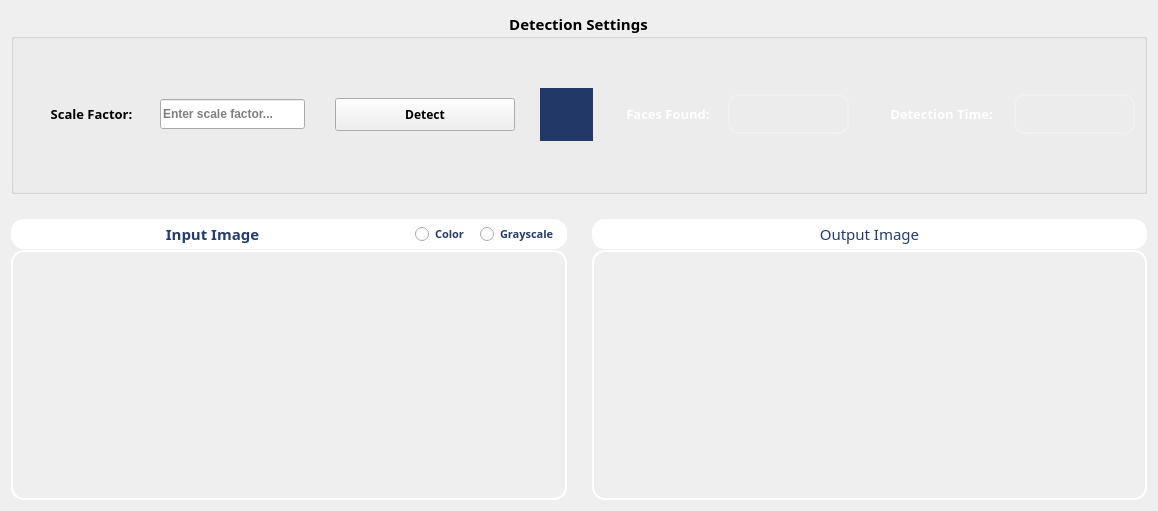
      <widget class="QWidget" name="tab">
       <attribute name="title">
        <string>Face Detection</string>
       </attribute>
       <layout class="QGridLayout" name="gridLayout_214">
        <item row="0" column="0">
         <layout class="QGridLayout" name="gridLayout_213">
          <property name="verticalSpacing">
           <number>25</number>
          </property>
          <item row="1" column="0">
           <layout class="QGridLayout" name="gridLayout_198" columnstretch="1,1">
            <property name="horizontalSpacing">
             <number>25</number>
            </property>
            <item row="0" column="0">
             <layout class="QGridLayout" name="gridLayout_194" rowstretch="0,1">
              <property name="verticalSpacing">
               <number>1</number>
              </property>
              <item row="1" column="0">
               <widget class="ImageView" name="widget_face_detection_input_img" native="true">
                <property name="minimumSize">
                 <size>
                  <width>350</width>
                  <height>250</height>
                 </size>
                </property>
                <property name="cursor">
                 <cursorShape>PointingHandCursor</cursorShape>
                </property>
                <property name="toolTip">
                 <string>Double-click to add an image</string>
                </property>
                <property name="styleSheet">
                 <string notr="true">/*border: 1px solid white;
border-radius: 10px;*/
border: 2px solid white;
border-radius: 13px;
color: white;
background-color: rgba(255, 255, 255, 0);</string>
                </property>
               </widget>
              </item>
              <item row="0" column="0">
               <layout class="QGridLayout" name="gridLayout_195" columnstretch="1,0">
                <property name="horizontalSpacing">
                 <number>0</number>
                </property>
                <item row="0" column="1">
                 <layout class="QGridLayout" name="gridLayout_196">
                  <property name="horizontalSpacing">
                   <number>0</number>
                  </property>
                  <item row="0" column="0">
                   <widget class="QRadioButton" name="radioButton_face_detection_color">
                    <property name="sizePolicy">
                     <sizepolicy hsizetype="Preferred" vsizetype="Fixed">
                      <horstretch>0</horstretch>
                      <verstretch>0</verstretch>
                     </sizepolicy>
                    </property>
                    <property name="minimumSize">
                     <size>
                      <width>65</width>
                      <height>30</height>
                     </size>
                    </property>
                    <property name="font">
                     <font>
                      <family>Yu Gothic UI Semibold</family>
                      <pointsize>8</pointsize>
                      <weight>75</weight>
                      <bold>true</bold>
                     </font>
                    </property>
                    <property name="cursor">
                     <cursorShape>PointingHandCursor</cursorShape>
                    </property>
                    <property name="toolTip">
                     <string>Choose the colorization of the input image</string>
                    </property>
                    <property name="styleSheet">
                     <string notr="true">color: rgb(37, 60, 111);
background-color: white;
border: 1px solid white;</string>
                    </property>
                    <property name="text">
                     <string>Color</string>
                    </property>
                   </widget>
                  </item>
                  <item row="0" column="1">
                   <widget class="QRadioButton" name="radioButton_face_detection_grayscale">
                    <property name="sizePolicy">
                     <sizepolicy hsizetype="Preferred" vsizetype="Fixed">
                      <horstretch>0</horstretch>
                      <verstretch>0</verstretch>
                     </sizepolicy>
                    </property>
                    <property name="minimumSize">
                     <size>
                      <width>88</width>
                      <height>30</height>
                     </size>
                    </property>
                    <property name="font">
                     <font>
                      <family>Yu Gothic UI Semibold</family>
                      <pointsize>8</pointsize>
                      <weight>75</weight>
                      <bold>true</bold>
                     </font>
                    </property>
                    <property name="cursor">
                     <cursorShape>PointingHandCursor</cursorShape>
                    </property>
                    <property name="toolTip">
                     <string>Choose the colorization of the input image</string>
                    </property>
                    <property name="styleSheet">
                     <string notr="true">color: rgb(37, 60, 111);
background-color: white;
border: 1px solid white;
border-top-right-radius: 13px;
border-bottom-right-radius: 13px;
padding-right: 2px;
</string>
                    </property>
                    <property name="text">
                     <string>Grayscale</string>
                    </property>
                   </widget>
                  </item>
                 </layout>
                </item>
                <item row="0" column="0">
                 <widget class="QLabel" name="label_47">
                  <property name="sizePolicy">
                   <sizepolicy hsizetype="Preferred" vsizetype="Fixed">
                    <horstretch>0</horstretch>
                    <verstretch>0</verstretch>
                   </sizepolicy>
                  </property>
                  <property name="minimumSize">
                   <size>
                    <width>197</width>
                    <height>30</height>
                   </size>
                  </property>
                  <property name="font">
                   <font>
                    <family>Yu Gothic</family>
                    <pointsize>11</pointsize>
                    <weight>75</weight>
                    <bold>true</bold>
                   </font>
                  </property>
                  <property name="styleSheet">
                   <string notr="true">color: rgb(37, 60, 111);
background-color: white;
border: 1px solid white;
border-top-left-radius: 13px;
border-bottom-left-radius: 13px;</string>
                  </property>
                  <property name="text">
                   <string>Input Image</string>
                  </property>
                  <property name="alignment">
                   <set>Qt::AlignCenter</set>
                  </property>
                  <property name="wordWrap">
                   <bool>false</bool>
                  </property>
                 </widget>
                </item>
               </layout>
              </item>
             </layout>
            </item>
            <item row="0" column="1">
             <layout class="QGridLayout" name="gridLayout_197" rowstretch="0,1">
              <property name="verticalSpacing">
               <number>1</number>
              </property>
              <item row="0" column="0">
               <widget class="QLabel" name="label_65">
                <property name="sizePolicy">
                 <sizepolicy hsizetype="Preferred" vsizetype="Fixed">
                  <horstretch>0</horstretch>
                  <verstretch>0</verstretch>
                 </sizepolicy>
                </property>
                <property name="minimumSize">
                 <size>
                  <width>0</width>
                  <height>30</height>
                 </size>
                </property>
                <property name="font">
                 <font>
                  <family>Yu Gothic UI Semibold</family>
                  <pointsize>11</pointsize>
                  <weight>50</weight>
                  <bold>false</bold>
                 </font>
                </property>
                <property name="styleSheet">
                 <string notr="true">color: rgb(37, 60, 111);
background-color: white;
border: 1px solid white;
border-radius: 13px;</string>
                </property>
                <property name="text">
                 <string>Output Image</string>
                </property>
                <property name="alignment">
                 <set>Qt::AlignCenter</set>
                </property>
               </widget>
              </item>
              <item row="1" column="0">
               <widget class="ImageView" name="widget_face_detection_output_img" native="true">
                <property name="minimumSize">
                 <size>
                  <width>350</width>
                  <height>250</height>
                 </size>
                </property>
                <property name="styleSheet">
                 <string notr="true">/*border: 1px solid white;
border-radius: 10px;*/
border: 2px solid white;
border-radius: 13px;</string>
                </property>
               </widget>
              </item>
             </layout>
            </item>
           </layout>
          </item>
          <item row="0" column="0">
           <widget class="QGroupBox" name="groupBox_11">
            <property name="minimumSize">
             <size>
              <width>0</width>
              <height>183</height>
             </size>
            </property>
            <property name="maximumSize">
             <size>
              <width>16777215</width>
              <height>16777215</height>
             </size>
            </property>
            <property name="font">
             <font>
              <family>Yu Gothic UI Semibold</family>
              <pointsize>11</pointsize>
              <weight>75</weight>
              <italic>false</italic>
              <bold>true</bold>
              <underline>false</underline>
             </font>
            </property>
            <property name="title">
             <string>Detection Settings</string>
            </property>
            <property name="alignment">
             <set>Qt::AlignCenter</set>
            </property>
            <layout class="QGridLayout" name="gridLayout_217">
             <item row="0" column="0">
              <layout class="QGridLayout" name="gridLayout_216" columnstretch="0,1,0">
               <property name="horizontalSpacing">
                <number>25</number>
               </property>
               <item row="0" column="2">
                <layout class="QGridLayout" name="gridLayout_215">
                 <property name="horizontalSpacing">
                  <number>30</number>
                 </property>
                 <item row="0" column="0">
                  <layout class="QGridLayout" name="gridLayout_212">
                   <property name="horizontalSpacing">
                    <number>10</number>
                   </property>
                   <item row="0" column="0">
                    <widget class="QLabel" name="label_99">
                     <property name="sizePolicy">
                      <sizepolicy hsizetype="Fixed" vsizetype="Fixed">
                       <horstretch>0</horstretch>
                       <verstretch>0</verstretch>
                      </sizepolicy>
                     </property>
                     <property name="minimumSize">
                      <size>
                       <width>100</width>
                       <height>0</height>
                      </size>
                     </property>
                     <property name="maximumSize">
                      <size>
                       <width>100</width>
                       <height>16777215</height>
                      </size>
                     </property>
                     <property name="font">
                      <font>
                       <family>Yu Gothic UI Semibold</family>
                       <pointsize>10</pointsize>
                       <weight>75</weight>
                       <bold>true</bold>
                      </font>
                     </property>
                     <property name="styleSheet">
                      <string notr="true">border-radius: 11px;
color: white;
</string>
                     </property>
                     <property name="text">
                      <string>Faces Found:</string>
                     </property>
                     <property name="alignment">
                      <set>Qt::AlignCenter</set>
                     </property>
                    </widget>
                   </item>
                   <item row="0" column="1">
                    <widget class="QLabel" name="label_faces_found">
                     <property name="sizePolicy">
                      <sizepolicy hsizetype="Fixed" vsizetype="Fixed">
                       <horstretch>0</horstretch>
                       <verstretch>0</verstretch>
                      </sizepolicy>
                     </property>
                     <property name="minimumSize">
                      <size>
                       <width>121</width>
                       <height>40</height>
                      </size>
                     </property>
                     <property name="maximumSize">
                      <size>
                       <width>121</width>
                       <height>16777215</height>
                      </size>
                     </property>
                     <property name="font">
                      <font>
                       <family>Yu Gothic UI Semibold</family>
                       <pointsize>11</pointsize>
                       <weight>75</weight>
                       <bold>true</bold>
                      </font>
                     </property>
                     <property name="toolTip">
                      <string>Computation time</string>
                     </property>
                     <property name="styleSheet">
                      <string notr="true">border: 2px solid rgba(255, 255, 255, 50);
border-radius: 11px;
color: white;</string>
                     </property>
                     <property name="text">
                      <string/>
                     </property>
                     <property name="alignment">
                      <set>Qt::AlignCenter</set>
                     </property>
                    </widget>
                   </item>
                  </layout>
                 </item>
                 <item row="0" column="1">
                  <layout class="QGridLayout" name="gridLayout_199">
                   <property name="horizontalSpacing">
                    <number>10</number>
                   </property>
                   <item row="0" column="0">
                    <widget class="QLabel" name="label_98">
                     <property name="sizePolicy">
                      <sizepolicy hsizetype="Fixed" vsizetype="Fixed">
                       <horstretch>0</horstretch>
                       <verstretch>0</verstretch>
                      </sizepolicy>
                     </property>
                     <property name="minimumSize">
                      <size>
                       <width>125</width>
                       <height>0</height>
                      </size>
                     </property>
                     <property name="maximumSize">
                      <size>
                       <width>125</width>
                       <height>16777215</height>
                      </size>
                     </property>
                     <property name="font">
                      <font>
                       <family>Yu Gothic UI Semibold</family>
                       <pointsize>10</pointsize>
                       <weight>75</weight>
                       <bold>true</bold>
                      </font>
                     </property>
                     <property name="styleSheet">
                      <string notr="true">border-radius: 11px;
color: white;
</string>
                     </property>
                     <property name="text">
                      <string>Detection Time:</string>
                     </property>
                     <property name="alignment">
                      <set>Qt::AlignCenter</set>
                     </property>
                    </widget>
                   </item>
                   <item row="0" column="1">
                    <widget class="QLabel" name="label_detection_time">
                     <property name="sizePolicy">
                      <sizepolicy hsizetype="Fixed" vsizetype="Fixed">
                       <horstretch>0</horstretch>
                       <verstretch>0</verstretch>
                      </sizepolicy>
                     </property>
                     <property name="minimumSize">
                      <size>
                       <width>121</width>
                       <height>40</height>
                      </size>
                     </property>
                     <property name="maximumSize">
                      <size>
                       <width>121</width>
                       <height>16777215</height>
                      </size>
                     </property>
                     <property name="font">
                      <font>
                       <family>Yu Gothic UI Semibold</family>
                       <pointsize>11</pointsize>
                       <weight>75</weight>
                       <bold>true</bold>
                      </font>
                     </property>
                     <property name="toolTip">
                      <string>Computation time</string>
                     </property>
                     <property name="styleSheet">
                      <string notr="true">border: 2px solid rgba(255, 255, 255, 50);
border-radius: 11px;
color: white;</string>
                     </property>
                     <property name="text">
                      <string/>
                     </property>
                     <property name="alignment">
                      <set>Qt::AlignCenter</set>
                     </property>
                    </widget>
                   </item>
                  </layout>
                 </item>
                </layout>
               </item>
               <item row="0" column="0">
                <layout class="QGridLayout" name="gridLayout_211">
                 <property name="horizontalSpacing">
                  <number>30</number>
                 </property>
                 <item row="0" column="0">
                  <layout class="QGridLayout" name="gridLayout_223">
                   <property name="verticalSpacing">
                    <number>10</number>
                   </property>
                   <item row="0" column="0">
                    <widget class="QLabel" name="label_97">
                     <property name="sizePolicy">
                      <sizepolicy hsizetype="Fixed" vsizetype="Fixed">
                       <horstretch>0</horstretch>
                       <verstretch>0</verstretch>
                      </sizepolicy>
                     </property>
                     <property name="minimumSize">
                      <size>
                       <width>137</width>
                       <height>0</height>
                      </size>
                     </property>
                     <property name="font">
                      <font>
                       <family>Yu Gothic UI Semibold</family>
                       <pointsize>10</pointsize>
                      </font>
                     </property>
                     <property name="text">
                      <string>Scale Factor:</string>
                     </property>
                     <property name="alignment">
                      <set>Qt::AlignCenter</set>
                     </property>
                    </widget>
                   </item>
                   <item row="0" column="1">
                    <widget class="QLineEdit" name="lineEdit_scale_factor">
                     <property name="sizePolicy">
                      <sizepolicy hsizetype="Fixed" vsizetype="Fixed">
                       <horstretch>0</horstretch>
                       <verstretch>0</verstretch>
                      </sizepolicy>
                     </property>
                     <property name="minimumSize">
                      <size>
                       <width>145</width>
                       <height>30</height>
                      </size>
                     </property>
                     <property name="maximumSize">
                      <size>
                       <width>145</width>
                       <height>16777215</height>
                      </size>
                     </property>
                     <property name="font">
                      <font>
                       <family>Yu Gothic UI</family>
                       <pointsize>9</pointsize>
                      </font>
                     </property>
                     <property name="cursor">
                      <cursorShape>PointingHandCursor</cursorShape>
                     </property>
                     <property name="toolTip">
                      <string>Enter the kernel size</string>
                     </property>
                     <property name="cursorPosition">
                      <number>0</number>
                     </property>
                     <property name="alignment">
                      <set>Qt::AlignLeading|Qt::AlignLeft|Qt::AlignVCenter</set>
                     </property>
                     <property name="placeholderText">
                      <string>Enter scale factor...</string>
                     </property>
                     <property name="clearButtonEnabled">
                      <bool>false</bool>
                     </property>
                    </widget>
                   </item>
                  </layout>
                 </item>
                 <item row="0" column="1">
                  <layout class="QGridLayout" name="gridLayout_210">
                   <item row="0" column="0">
                    <widget class="QPushButton" name="detect_faces_btn">
                     <property name="sizePolicy">
                      <sizepolicy hsizetype="Fixed" vsizetype="Fixed">
                       <horstretch>0</horstretch>
                       <verstretch>0</verstretch>
                      </sizepolicy>
                     </property>
                     <property name="minimumSize">
                      <size>
                       <width>180</width>
                       <height>33</height>
                      </size>
                     </property>
                     <property name="font">
                      <font>
                       <family>Yu Gothic UI Semibold</family>
                       <pointsize>9</pointsize>
                      </font>
                     </property>
                     <property name="cursor">
                      <cursorShape>PointingHandCursor</cursorShape>
                     </property>
                     <property name="styleSheet">
                      <string notr="true"/>
                     </property>
                     <property name="text">
                      <string>Detect</string>
                     </property>
                    </widget>
                   </item>
                  </layout>
                 </item>
                </layout>
               </item>
               <item row="0" column="1">
                <widget class="QToolButton" name="toolButton">
                 <property name="enabled">
                  <bool>false</bool>
                 </property>
                 <property name="styleSheet">
                  <string notr="true">background-color: rgb(34, 56, 103);
border: none;</string>
                 </property>
                 <property name="text">
                  <string/>
                 </property>
                 <property name="icon">
                  <iconset resource="icons.qrc">
                   <normaloff>:/images/arrow.png</normaloff>:/images/arrow.png</iconset>
                 </property>
                 <property name="iconSize">
                  <size>
                   <width>50</width>
                   <height>50</height>
                  </size>
                 </property>
                </widget>
               </item>
              </layout>
             </item>
            </layout>
           </widget>
          </item>
         </layout>
        </item>
       </layout>
      </widget>
